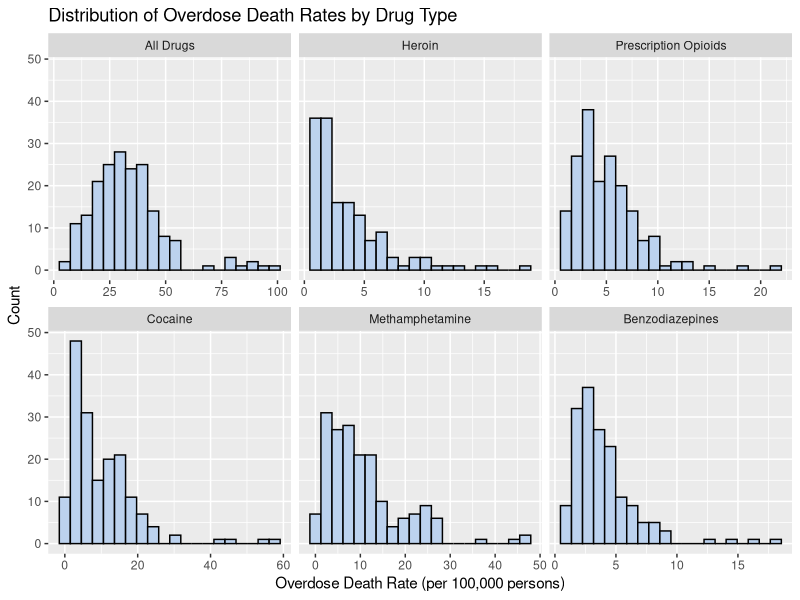
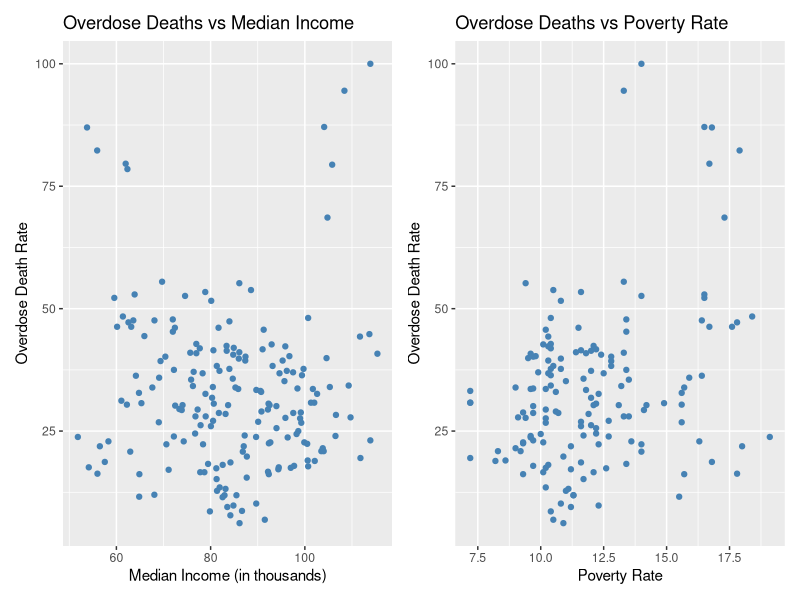
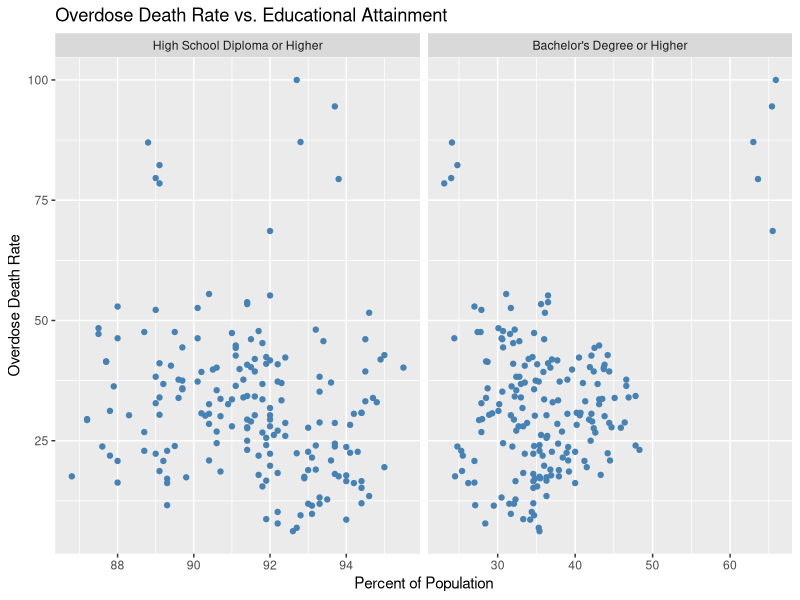
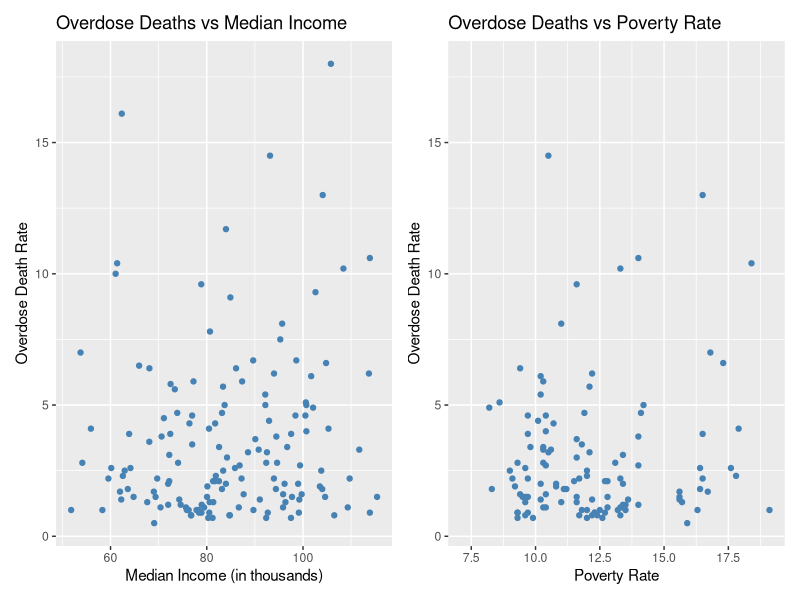
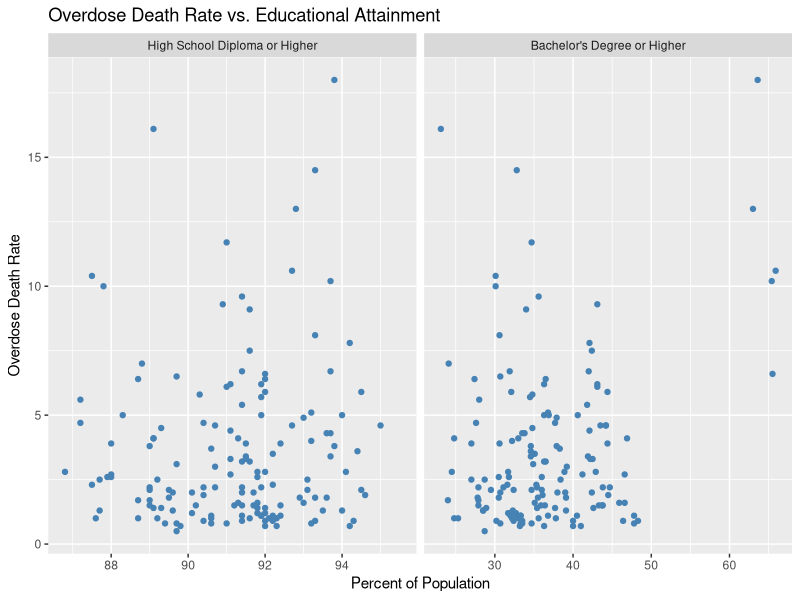
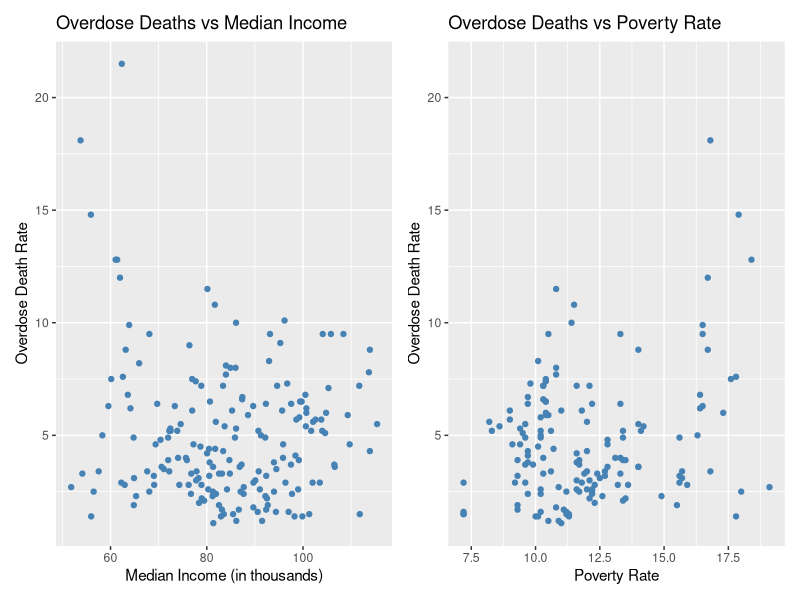
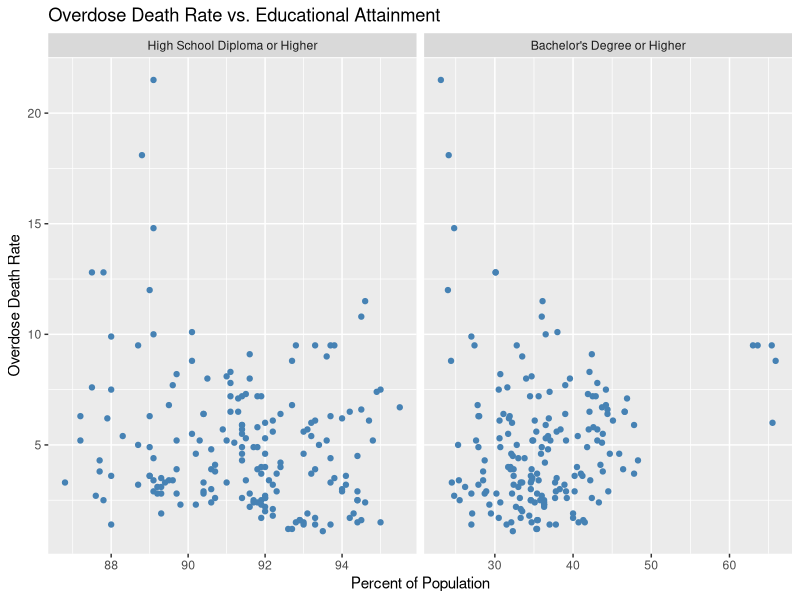
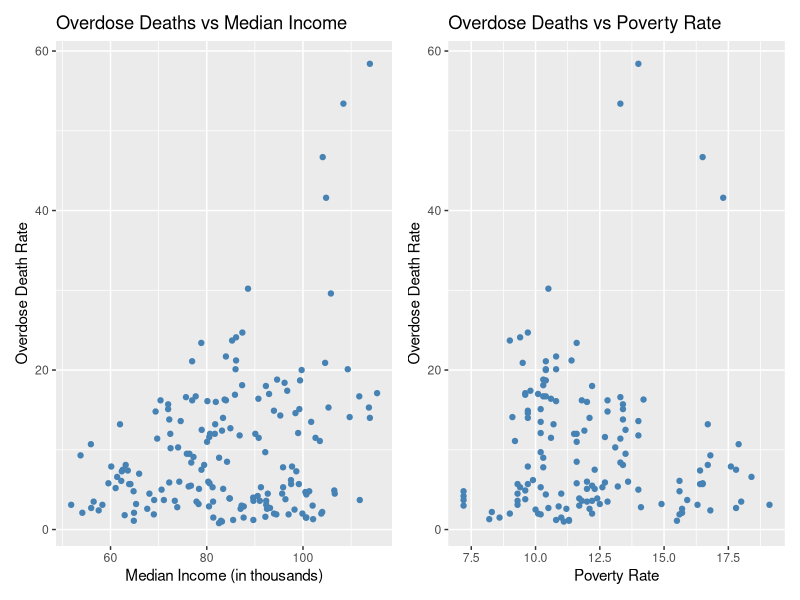

Write the R code that produced these figures, in order.
## ---- chunk 1

# load packages used

library(readxl)
library(tidyverse)
library(glmnet)
library(randomForest)
library(caret)
library(car)
library(knitr)
library(patchwork)
library(leaps)

## ---- chunk 2

# load data
od_data = read_excel("overdose_data.xlsx")

glimpse(od_data)

# change state and year to factor variables
od_data = od_data %>%
  mutate(
    state = factor(state),
    year = factor(year),
    med_income = med_income/1000
  )

# change all 9999 values to NA
od_data = od_data %>%
  mutate(across(where(is.numeric), ~ na_if(., 9999)))

## ---- chunk 3

vars = data.frame(
  Variable = c("`median_income` ", "`poverty`", "`hs_grad`", "`bachelors`"),
  Description = c(
    "median household income in thousands (USD)",
    "percentage of the population below the national poverty threshold (i.e., poverty rate)",
    "percentage of the population 18 years and over with a high school diploma or higher",
    "percentage of the population 18 years and over with a bachelor's degree or higher"
  )
)

kable(vars, col.names = NULL)
## ---- chunk 4

od_long = od_data %>%
  select(alldrug_rate, heroin_rate, rxopioids_rate, 
         cocaine_rate, meth_rate, benzodiazepines_rate) %>%
  pivot_longer(
    cols = everything(),
    names_to = "drug",
    values_to = "rate"
  )

od_long$drug = factor(od_long$drug,
  levels = c("alldrug_rate", "heroin_rate", "rxopioids_rate",
             "cocaine_rate", "meth_rate", "benzodiazepines_rate"),
  labels = c("All Drugs", "Heroin", "Prescription Opioids",
             "Cocaine", "Methamphetamine", "Benzodiazepines")
)

ggplot(od_long, aes(x = rate)) +
  geom_histogram(bins = 20, color = "black", fill = "lightsteelblue2") +
  facet_wrap(~ drug, scales = "free_x") +
  labs(
    x = "Overdose Death Rate (per 100,000 persons)",
    y = "Count",
    title = "Distribution of Overdose Death Rates by Drug Type"
  )

## ---- chunk 5

p1 = ggplot(od_data, aes(x = med_income, y = alldrug_rate)) +
      geom_point(color = "steelblue") +
      labs(
       x = "Median Income (in thousands)",
       y = "Overdose Death Rate",
       title = "Overdose Deaths vs Median Income"
     )


p2 = ggplot(od_data, aes(x = poverty, y = alldrug_rate)) +
      geom_point(color = "steelblue") +
      labs(
        x = "Poverty Rate",
        y = "Overdose Death Rate",
        title = "Overdose Deaths vs Poverty Rate"
     )

p1 + p2


edu_long = od_data %>%
  select(alldrug_rate, hs_grad, bachelors) %>%
  pivot_longer(
    cols = c(hs_grad, bachelors),
    names_to = "education_level",
    values_to = "percent"
  )

edu_long$education_level = factor(
  edu_long$education_level,
  levels = c("hs_grad", "bachelors"),
  labels = c("High School Diploma or Higher", "Bachelor's Degree or Higher")
)

ggplot(edu_long, aes(x = percent, y = alldrug_rate)) +
  geom_point(color = "steelblue") +
  facet_wrap(~ education_level, scales = "free_x") +
  labs(
    x = "Percent of Population",
    y = "Overdose Death Rate",
    title = "Overdose Death Rate vs. Educational Attainment"
  )

## ---- chunk 6

# correlation between alldrug_rate and poverty
d = od_data %>%
  select(alldrug_rate, poverty) %>%
  na.omit()
cor(d$alldrug_rate, d$poverty)

## ---- chunk 7

p1 = ggplot(od_data, aes(x = med_income, y = heroin_rate)) +
      geom_point(color = "steelblue") +
      labs(
       x = "Median Income (in thousands)",
       y = "Overdose Death Rate",
       title = "Overdose Deaths vs Median Income"
     )


p2 = ggplot(od_data, aes(x = poverty, y = heroin_rate)) +
      geom_point(color = "steelblue") +
      labs(
        x = "Poverty Rate",
        y = "Overdose Death Rate",
        title = "Overdose Deaths vs Poverty Rate"
     )

p1 + p2


edu_long = od_data %>%
  select(heroin_rate, hs_grad, bachelors) %>%
  pivot_longer(
    cols = c(hs_grad, bachelors),
    names_to = "education_level",
    values_to = "percent"
  )

edu_long$education_level = factor(
  edu_long$education_level,
  levels = c("hs_grad", "bachelors"),
  labels = c("High School Diploma or Higher", "Bachelor's Degree or Higher")
)

ggplot(edu_long, aes(x = percent, y = heroin_rate)) +
  geom_point(color = "steelblue") +
  facet_wrap(~ education_level, scales = "free_x") +
  labs(
    x = "Percent of Population",
    y = "Overdose Death Rate",
    title = "Overdose Death Rate vs. Educational Attainment"
  )

## ---- chunk 8

p1 = ggplot(od_data, aes(x = med_income, y = rxopioids_rate)) +
  geom_point(color = "steelblue") +
  labs(
    x = "Median Income (in thousands)",
    y = "Overdose Death Rate",
    title = "Overdose Deaths vs Median Income"
  )


p2 = ggplot(od_data, aes(x = poverty, y = rxopioids_rate)) +
  geom_point(color = "steelblue") +
  labs(
    x = "Poverty Rate",
    y = "Overdose Death Rate",
    title = "Overdose Deaths vs Poverty Rate"
  )

p1 + p2


edu_long = od_data %>%
  select(rxopioids_rate, hs_grad, bachelors) %>%
  pivot_longer(
    cols = c(hs_grad, bachelors),
    names_to = "education_level",
    values_to = "percent"
  )

edu_long$education_level = factor(
  edu_long$education_level,
  levels = c("hs_grad", "bachelors"),
  labels = c("High School Diploma or Higher", "Bachelor's Degree or Higher")
)

ggplot(edu_long, aes(x = percent, y = rxopioids_rate)) +
  geom_point(color = "steelblue") +
  facet_wrap(~ education_level, scales = "free_x") +
  labs(
    x = "Percent of Population",
    y = "Overdose Death Rate",
    title = "Overdose Death Rate vs. Educational Attainment"
  )

## ---- chunk 9

p1 = ggplot(od_data, aes(x = med_income, y = cocaine_rate)) +
  geom_point(color = "steelblue") +
  labs(
    x = "Median Income (in thousands)",
    y = "Overdose Death Rate",
    title = "Overdose Deaths vs Median Income"
  )


p2 = ggplot(od_data, aes(x = poverty, y = cocaine_rate)) +
  geom_point(color = "steelblue") +
  labs(
    x = "Poverty Rate",
    y = "Overdose Death Rate",
    title = "Overdose Deaths vs Poverty Rate"
  )

p1 + p2


edu_long = od_data %>%
  select(cocaine_rate, hs_grad, bachelors) %>%
  pivot_longer(
    cols = c(hs_grad, bachelors),
    names_to = "education_level",
    values_to = "percent"
  )

edu_long$education_level = factor(
  edu_long$education_level,
  levels = c("hs_grad", "bachelors"),
  labels = c("High School Diploma or Higher", "Bachelor's Degree or Higher")
)

ggplot(edu_long, aes(x = percent, y = cocaine_rate)) +
  geom_point(color = "steelblue") +
  facet_wrap(~ education_level, scales = "free_x") +
  labs(
    x = "Percent of Population",
    y = "Overdose Death Rate",
    title = "Overdose Death Rate vs. Educational Attainment"
  )

## ---- chunk 10

# compute correlation coefficient between cocaine_rate and bachelors
c = od_data %>%
    select(cocaine_rate, bachelors) %>%
    drop_na()
cor(c$cocaine_rate, c$bachelors)

## ---- chunk 11

p1 = ggplot(od_data, aes(x = med_income, y = meth_rate)) +
  geom_point(color = "steelblue") +
  labs(
    x = "Median Income (in thousands)",
    y = "Overdose Death Rate",
    title = "Overdose Deaths vs Median Income"
  )


p2 = ggplot(od_data, aes(x = poverty, y = meth_rate)) +
  geom_point(color = "steelblue") +
  labs(
    x = "Poverty Rate",
    y = "Overdose Death Rate",
    title = "Overdose Deaths vs Poverty Rate"
  )

p1 + p2


edu_long = od_data %>%
  select(meth_rate, hs_grad, bachelors) %>%
  pivot_longer(
    cols = c(hs_grad, bachelors),
    names_to = "education_level",
    values_to = "percent"
  )

edu_long$education_level = factor(
  edu_long$education_level,
  levels = c("hs_grad", "bachelors"),
  labels = c("High School Diploma or Higher", "Bachelor's Degree or Higher")
)

ggplot(edu_long, aes(x = percent, y = meth_rate)) +
  geom_point(color = "steelblue") +
  facet_wrap(~ education_level, scales = "free_x") +
  labs(
    x = "Percent of Population",
    y = "Overdose Death Rate",
    title = "Overdose Death Rate vs. Educational Attainment"
  )

## ---- chunk 12

# compute correlation coefficient between meth_rate and med_income
m = od_data %>%
    select(meth_rate, med_income) %>%
    drop_na()
cor(m$meth_rate, m$med_income)

# compute correlation coefficient between meth_rate and poverty
m = od_data %>%
    select(meth_rate, poverty) %>%
    drop_na()
cor(m$meth_rate, m$poverty)

## ---- chunk 13

p1 = ggplot(od_data, aes(x = med_income, y = benzodiazepines_rate)) +
  geom_point(color = "steelblue") +
  labs(
    x = "Median Income (in thousands)",
    y = "Overdose Death Rate",
    title = "Overdose Deaths vs Median Income"
  )


p2 = ggplot(od_data, aes(x = poverty, y = benzodiazepines_rate)) +
  geom_point(color = "steelblue") +
  labs(
    x = "Poverty Rate",
    y = "Overdose Death Rate",
    title = "Overdose Deaths vs Poverty Rate"
  )

p1 + p2


edu_long = od_data %>%
  select(benzodiazepines_rate, hs_grad, bachelors) %>%
  pivot_longer(
    cols = c(hs_grad, bachelors),
    names_to = "education_level",
    values_to = "percent"
  )

edu_long$education_level = factor(
  edu_long$education_level,
  levels = c("hs_grad", "bachelors"),
  labels = c("High School Diploma or Higher", "Bachelor's Degree or Higher")
)

ggplot(edu_long, aes(x = percent, y = benzodiazepines_rate)) +
  geom_point(color = "steelblue") +
  facet_wrap(~ education_level, scales = "free_x") +
  labs(
    x = "Percent of Population",
    y = "Overdose Death Rate",
    title = "Overdose Death Rate vs. Educational Attainment"
  )
